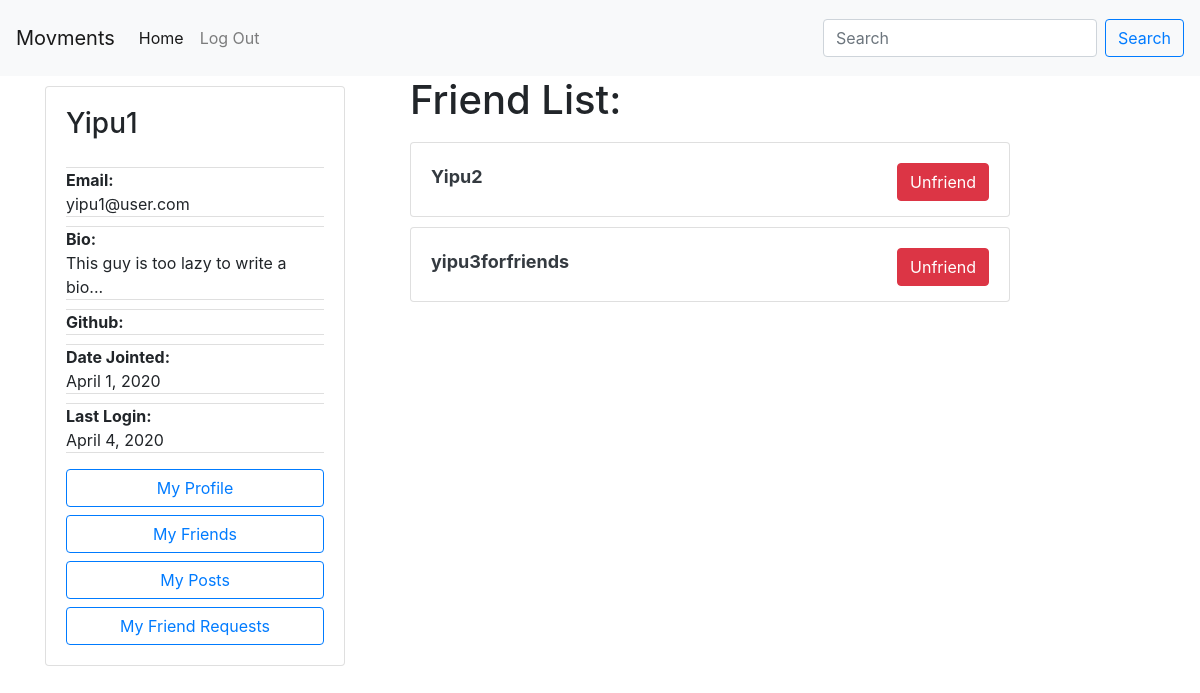
The page /author/5a13ffe1-b8d4-4dd2-b0f6-a515631b3292/friends/ (signed in) on the database its author committed.
### accounts/models.py (models this page shows, shortened)
class Author(AbstractBaseUser):
    email=models.EmailField(
        verbose_name='email address',
        max_length=60,
        unique=True,
    )
    id = models.CharField(primary_key=True, default=uuid.uuid4().urn[9:], editable=False,max_length=100,unique=True)
    displayName = models.CharField(max_length=30)
    lastName = models.CharField(max_length=30, blank=True)
    firstName = models.CharField(max_length=30, blank=True)
    host = models.CharField(default=settings.HOSTNAME, max_length=100)
    url = models.CharField(default="", max_length=100)
    avatar = models.ImageField(upload_to='avatar/', default = 'avatar/default-avatar.png', blank=True, null=True)
    github = models.URLField(default="", max_length=100, null=True)
    bio = models.CharField(default="This guy is too lazy to write a bio...", max_length=200, blank=True, null=True)
    date_joined=models.DateField(verbose_name="date joined", auto_now=True)
    last_login=models.DateField(verbose_name="last login", auto_now=True)
    active=models.BooleanField(default=True)
    activated=models.BooleanField(default=False)
    node=models.BooleanField(default=False)
    admin=models.BooleanField(default=False)
    share=models.BooleanField(default=False)
    share_image=models.BooleanField(default=False)
    objects = AuthorManager()
    USERNAME_FIELD = 'email'
    REQUIRED_FIELDS = ['displayName', ]
    @property
    def is_activated(self):
        return self.activated

### friendship/models.py (models this page shows, shortened)
class Friend(models.Model):
    id = models.CharField(primary_key=True,max_length=100)
    displayName = models.CharField(max_length=30)
    host = models.CharField(max_length=100)
    url = models.CharField(max_length=100)

### friendship/views.py (the view, shortened to what this page needs)
# urls.py: path('author/<str:author_id>/friends/', views.GetFriendsListView.as_view(), name='get friends list'),
class GetFriendsListView(APIView):
    permission_classes = [IsActivated]
    def get(self, request, author_id, format=None):
        try:
            context = {
                'author': request.user,
                'friends': [],
                'friend_requests': None
            }
            context['friends'] = getAllFriends(author_id)
            friend = Friend.objects.filter(id=request.user.id)
            friend = Friend.objects.get(id=request.user.id)
            friend_requests = FriendRequest.objects.filter(author_to=friend)
            context['friend_requests'] = friend_requests
            return render(request, 'friendship/friends_list.html', context)
        except Exception as e:
            return HttpResponseServerError(e)

### accounts/permissions.py (called while the page is built)
    def has_permission(self, request, view):
        if request.method in self.safe_method:
            if request.user and request.user.is_authenticated:
                return request.user.is_activated
        return False

### friendship/helper_functions.py (called while the page is built)
def getAllFriends(author_id):
    friends = []
    try:
        author = Friend.objects.get(id=author_id)
        friendships = Friendship.objects.filter(
            Q(author_a=author) | Q(author_b=author))
        for friendship in friendships:
            if friendship.author_a == author:
                friends.append(friendship.author_b)
            else:
                friends.append(friendship.author_a)
    except Exception as e:
            print(e)
    return friends

### friendship/templates/friendship/friends_list.html (shortened to what this page needs)
<!DOCTYPE html>
<html >
    {% include 'posting/base.html' %}
    <body>
            {% include 'posting/navbar.html' %}
            <div class="container">
                <div class="row">
                    <div class="col-4">
                        {% if author.is_authenticated %}
                        <div class="short-profile">
                            {% include 'posting/profile-card.html' with request=request %}
                        </div>
                        {% endif %}
                    </div>
                    <div class="col-8">
                        <div class="row">
                                <h1>Friend List:</h1>
                                {% if friends %}
                                <ul>
                                {% for friend in friends %}
                                <li>
                                    {% include 'friendship/friend_card.html' with friend=friend %}
                                </li>
                                {% endfor %}
                                </ul>
                                {% else %}
                                    No friends
                                {% endif %}
                        </div>
                    </div>
                </div>
            </div>
    </body>
</html>

### posting/templates/posting/profile-card.html
<div class="card  position-fixed" style="width: 300px;">
    <div class="card-body">
    <h3 class="card-title">{{request.user.displayName }}</h3>
    <p class="card-text">
        <ul class="list-group list-group-flush">
            <li class="list-group-item" style="padding: 0;"><span style="font-weight: bold;">Email:</span><br>{{ request.user.email }}</li>
            <li class="list-group-item" style="padding: 0;"><span style="font-weight: bold;">Bio:</span><br>{{ request.user.bio }}</li>
            <li class="list-group-item" style="padding: 0;"><span style="font-weight: bold;">Github:</span><br>{{ request.user.github }}</li>
            <li class="list-group-item" style="padding: 0;"><span style="font-weight: bold;">Date Jointed:</span><br> {{ request.user.date_joined }}</li>
            <li class="list-group-item" style="padding: 0;"><span style="font-weight: bold;">Last Login:</span><br>{{ request.user.last_login }}</li>
        </ul>
    </p>
    <div id="user-menu">
        <a href="{% url 'accounts:view profile' request.user.id %}" class="btn btn-outline-primary btn-block">My Profile</a>
        <a href="{% url 'friendship:get friends list' request.user.id %}" class="btn btn-outline-primary btn-block">My Friends</a>
        <a href="{% url 'posting:view user posts' request.user.id %}" class="btn btn-outline-primary btn-block">My Posts</a>
    </div>
    </div>
</div>

### friendship/templates/friendship/friend_card.html (shortened to what this page needs)
<form action="{% url 'friendship:delete friend' %}" method='POST'> {% csrf_token %}
<div class="card" style="width: 600px; height: 75px;">
    <div class="card-body">
            <a href="{% url 'accounts:view profile' friend.id %}" class="text-dark font-weight-bold" style="text-decoration: none; font-size: large;" > {{ friend.displayName }} </a>
            <input type="submit" class="btn btn-danger float-right" value="Unfriend"></input>
    </div>
</div>
</form>

### posting/templates/posting/base.html (style rules this page uses)
ul { padding: 0; list-style-type: none; }
li { padding: 0; list-style-type: none; margin-top: 10px; margin-bottom: 10px; }
.card { margin-top: 10px; }

### rows shown on the page
Author: user.displayName "Yipu1", user.email "yipu1@user.com", user.bio "This guy is too lazy to write a bio...", user.date_joined "April 1, 2020", user.last_login "April 4, 2020"
Friend: displayName "Yipu2"
Friend: displayName "yipu3forfriends"
